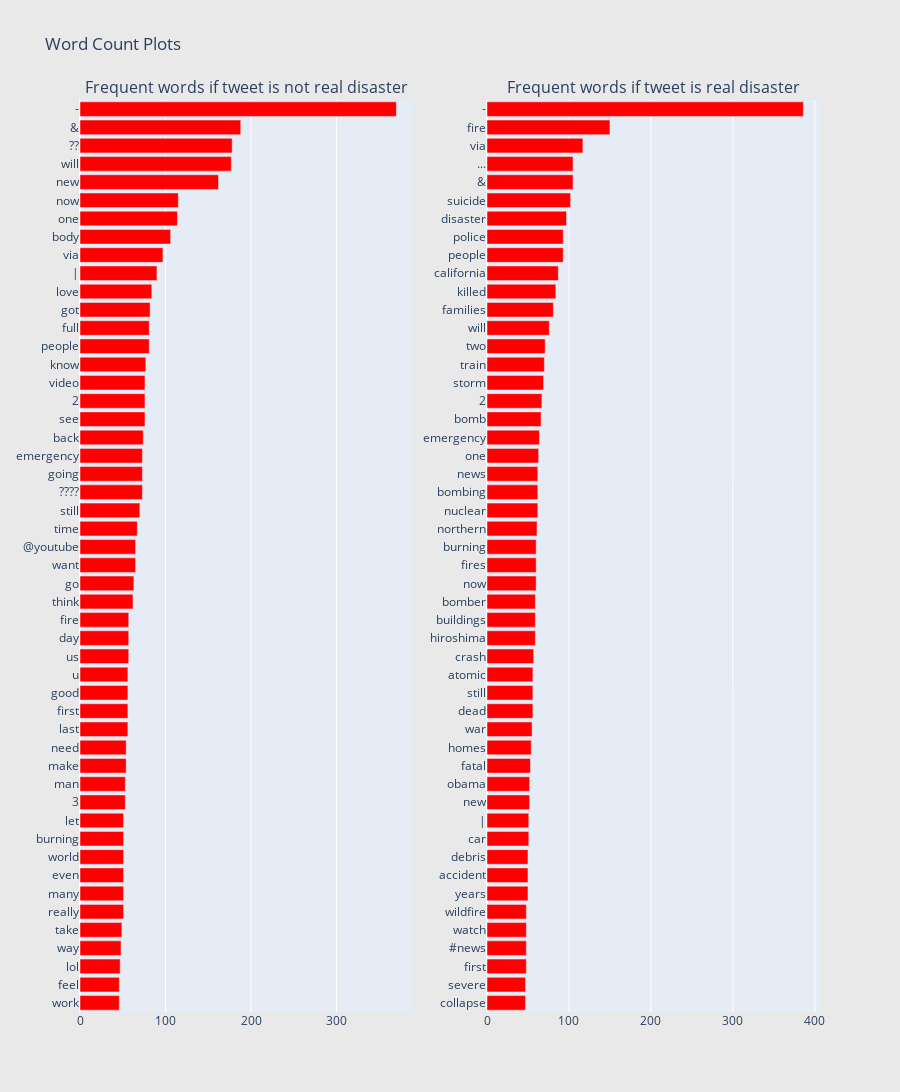

The notebook cell saved with this chart:
### Code cell
from collections import defaultdict
train1_df = train[train["target"]==1]
train0_df = train[train["target"]==0]

## custom function for ngram generation ##
def generate_ngrams(text, n_gram=1):
    token = [token for token in text.lower().split(" ") if token != "" if token not in STOPWORDS]
    ngrams = zip(*[token[i:] for i in range(n_gram)])
    return [" ".join(ngram) for ngram in ngrams]

## custom function for horizontal bar chart ##
def horizontal_bar_chart(df, color):
    trace = go.Bar(
        y=df["word"].values[::-1],
        x=df["wordcount"].values[::-1],
        showlegend=False,
        orientation = 'h',
        marker=dict(
            color=color,
        ),
    )
    return trace

## Get the bar chart from sincere questions ##
freq_dict = defaultdict(int)
for sent in train0_df["text"]:
    for word in generate_ngrams(sent):
        freq_dict[word] += 1
fd_sorted = pd.DataFrame(sorted(freq_dict.items(), key=lambda x: x[1])[::-1])
fd_sorted.columns = ["word", "wordcount"]
trace0 = horizontal_bar_chart(fd_sorted.head(50), 'red')

## Get the bar chart from insincere questions ##
freq_dict = defaultdict(int)
for sent in train1_df["text"]:
    for word in generate_ngrams(sent):
        freq_dict[word] += 1
fd_sorted = pd.DataFrame(sorted(freq_dict.items(), key=lambda x: x[1])[::-1])
fd_sorted.columns = ["word", "wordcount"]
trace1 = horizontal_bar_chart(fd_sorted.head(50), 'red')

# Creating two subplots
fig = tools.make_subplots(rows=1, cols=2, vertical_spacing=0.04,
                          subplot_titles=["Frequent words if tweet is not real disaster", 
                                          "Frequent words if tweet is real disaster"])
fig.append_trace(trace0, 1, 1)
fig.append_trace(trace1, 1, 2)
fig['layout'].update(height=1200, width=900, paper_bgcolor='rgb(233,233,233)', title="Word Count Plots")
py.iplot(fig, filename='word-plots')
fig.show(renderer="colab")

### Figure 1 — Plotly figure (JSON) as saved in the notebook; plotly's stock layout.template omitted (floating-point values rounded to 4 significant figures)
{"data": [{"marker": {"color": "red"}, "orientation": "h", "showlegend": false, "x": [46, 46, 47, 48, 49, 51, 51, 51, 51, 51, 51, 53, 53, 54, 54, 56, 56, 56, 56, 57, 57, 57, 62, 63, 65, 65, 67, 70, 73, 73, 73, 74, 76, 76, 76, 77, 81, 81, 82, 84, 90, 97, 106, 114, 115, 162, 177, 178, 188, 370], "xaxis": "x", "y": ["work", "feel", "lol", "way", "take", "really", "many", "even", "world", "burning", "let", "3", "man", "make", "need", "last", "first", "good", "u", "us", "day", "fire", "think", "go", "want", "@youtube", "time", "still", "????", "going", "emergency", "back", "see", "2", "video", "know", "people", "full", "got", "love", "|", "via", "body", "one", "now", "new", "will", "??", "&amp;", "-"], "yaxis": "y", "type": "bar"}, {"marker": {"color": "red"}, "orientation": "h", "showlegend": false, "x": [47, 47, 48, 48, 48, 48, 50, 50, 50, 51, 51, 52, 52, 53, 54, 55, 56, 56, 56, 57, 59, 59, 59, 60, 60, 60, 61, 62, 62, 62, 63, 64, 66, 67, 69, 70, 71, 76, 81, 84, 87, 93, 93, 97, 102, 105, 105, 117, 150, 386], "xaxis": "x2", "y": ["collapse", "severe", "first", "#news", "watch", "wildfire", "years", "accident", "debris", "car", "|", "new", "obama", "fatal", "homes", "war", "dead", "still", "atomic", "crash", "hiroshima", "buildings", "bomber", "now", "fires", "burning", "northern", "nuclear", "bombing", "news", "one", "emergency", "bomb", "2", "storm", "train", "two", "will", "families", "killed", "california", "people", "police", "disaster", "suicide", "&amp;", "...", "via", "fire", "-"], "yaxis": "y2", "type": "bar"}], "layout": {"annotations": [{"font": {"size": 16}, "showarrow": false, "text": "Frequent words if tweet is not real disaster", "x": 0.225, "xanchor": "center", "xref": "paper", "y": 1, "yanchor": "bottom", "yref": "paper"}, {"font": {"size": 16}, "showarrow": false, "text": "Frequent words if tweet is real disaster", "x": 0.775, "xanchor": "center", "xref": "paper", "y": 1, "yanchor": "bottom", "yref": "paper"}], "height": 1200, "paper_bgcolor": "rgb(233,233,233)", "title": {"text": "Word Count Plots"}, "width": 900, "xaxis": {"anchor": "y", "domain": [0, 0.45]}, "yaxis": {"anchor": "x", "domain": [0, 1]}, "xaxis2": {"anchor": "y2", "domain": [0.55, 1]}, "yaxis2": {"anchor": "x2", "domain": [0, 1]}}}
